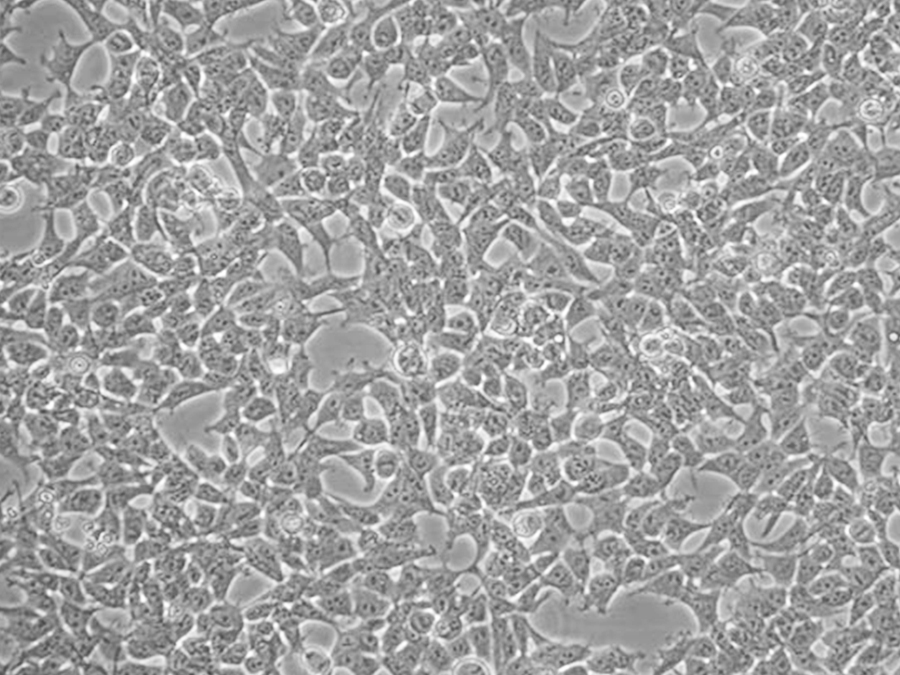
#> input picture samples/cells/cells.jpg, 900 x 675 px
$ python universal_stain_normalize.py --input ../../samples/cells --output out
#> lines starting #> are read from the running program, lines starting #| are printed output that depends on the picture; after the words box and inside, x2 and y2 are one past the last pixel; in counts of white or black regions, pixels touching at a corner belong together; long printed decimals are rounded
#!/usr/bin/env python3
# -*- coding: utf-8 -*-

"""
Universal stain / fluorescence normalization for H&E / IHC / Masson / IF.

Core idea:
1) Robust foreground/background masking
2) Optional illumination correction
3) Lab-space robust location/scale matching for brightfield images
4) Percentile-based intensity normalization for IF images
5) Batch processing with a reference image or reference folder

Dependencies:
    pip install numpy scipy scikit-image imageio

Examples:
    python universal_stain_normalize.py \
        --input ./input_images \
        --output ./normalized \
        --mode auto \
        --reference ./reference.png

    python universal_stain_normalize.py \
        --input ./input_images \
        --output ./normalized \
        --mode brightfield \
        --reference-dir ./reference_batch

    python universal_stain_normalize.py \
        --input ./if_images \
        --output ./normalized_if \
        --mode fluorescence \
        --reference-dir ./if_reference_batch
"""

import argparse
from pathlib import Path
import warnings

import numpy as np
from scipy.ndimage import gaussian_filter
from skimage import color, exposure, io, img_as_float, img_as_ubyte
from skimage.filters import threshold_otsu


SUPPORTED_EXTS = {".png", ".jpg", ".jpeg", ".tif", ".tiff", ".bmp"}


def read_image(path):
    img = io.imread(str(path))

    # Normalize common shapes to H x W x C
    if img.ndim == 2:
        img = np.stack([img, img, img], axis=-1)
    elif img.ndim == 3 and img.shape[0] in (3, 4) and img.shape[-1] not in (3, 4):
        # Some TIFFs are C x H x W
        img = np.moveaxis(img, 0, -1)

    if img.ndim != 3:
        raise ValueError(f"Unsupported image shape: {img.shape}")

    if img.shape[-1] > 4:
        # Multi-channel IF is allowed; keep channels as-is.
        pass
    elif img.shape[-1] == 4:
        # Drop alpha for RGB processing.
        img = img[..., :3]

    return img_as_float(img)


# [9 lines left out: function robust_percentiles, not called in this run]


def detect_mode(img):
    """
    Heuristic:
    - IF usually has a dark background and bright sparse structures.
    - Brightfield H&E/IHC/Masson usually has a bright/white background.
    """
    rgb = img[..., :3] if img.shape[-1] >= 3 else img
    gray = color.rgb2gray(rgb[..., :3])
    mean_g = float(np.mean(gray))
    median_g = float(np.median(gray))
    bright_fraction = float(np.mean(gray > 0.8))
    dark_fraction = float(np.mean(gray < 0.2))

    if median_g < 0.35 and dark_fraction > bright_fraction:
        return "fluorescence"
    return "brightfield"


def brightfield_foreground_mask(rgb):
    """
    Tissue/positive-content mask that excludes most white background.

    Combines:
    - optical-density-like darkness
    - saturation
    - adaptive Otsu fallback
    """
    rgb = np.clip(rgb[..., :3], 1e-6, 1.0)
    hsv = color.rgb2hsv(rgb)
    gray = color.rgb2gray(rgb)

    sat = hsv[..., 1]
    darkness = 1.0 - gray

    # Conservative initial mask
    mask = (gray < 0.92) | (sat > 0.08)

    # Refine using Otsu on darkness if possible
    finite = darkness[np.isfinite(darkness)]
    if finite.size > 100:
        try:
            t = threshold_otsu(finite)
            otsu_mask = darkness > max(t * 0.65, 0.03)
            mask = mask & (otsu_mask | (sat > 0.10))
        except Exception:
            pass

    # If mask is too small, relax it
    frac = np.mean(mask)
    if frac < 0.01:
        mask = gray < 0.97

    return mask


# [22 lines left out: function fluorescence_foreground_mask, not called in this run]


def estimate_illumination(rgb, sigma_fraction=0.03):
    """
    Smooth illumination field estimated per channel.
    Useful for uneven scanner/light-source illumination.
    """
    h, w = rgb.shape[:2]
    sigma = max(8.0, sigma_fraction * max(h, w))
    field = np.empty_like(rgb, dtype=np.float64)
    for c in range(rgb.shape[-1]):
        field[..., c] = gaussian_filter(rgb[..., c], sigma=sigma)
    return np.clip(field, 1e-3, None)


def flatfield_correct_brightfield(rgb, strength=0.5):
    """
    Mild multiplicative illumination correction.
    strength=0 disables; strength=1 applies full correction.
    """
    if strength <= 0:
        return np.clip(rgb, 0, 1)

    field = estimate_illumination(rgb)
    target = np.median(field.reshape(-1, field.shape[-1]), axis=0)
    corrected = rgb * (target[None, None, :] / field)
    corrected = (1 - strength) * rgb + strength * corrected
    return np.clip(corrected, 0, 1)


def robust_lab_stats(rgb, mask):
    lab = color.rgb2lab(np.clip(rgb[..., :3], 0, 1))
    vals = lab[mask]
    if vals.shape[0] < 100:
        vals = lab.reshape(-1, 3)

    med = np.median(vals, axis=0)
    q25 = np.percentile(vals, 25, axis=0)
    q75 = np.percentile(vals, 75, axis=0)

    # Robust sigma estimate from IQR
    scale = (q75 - q25) / 1.349
    scale = np.maximum(scale, np.array([2.0, 1.0, 1.0]))
    return med, scale


def normalize_brightfield(
    rgb,
    ref_med,
    ref_scale,
    illumination_strength=0.35,
    chroma_strength=0.85,
    lightness_strength=0.75,
    preserve_background=True,
):
    """
    Robust Reinhard-like normalization in Lab space.

    L channel is intentionally adjusted less aggressively than a/b channels,
    reducing the risk of erasing true morphology or stain-density differences.
    """
    rgb = flatfield_correct_brightfield(
        np.clip(rgb[..., :3], 0, 1),
        strength=illumination_strength,
    )
    mask = brightfield_foreground_mask(rgb)

    src_med, src_scale = robust_lab_stats(rgb, mask)
    lab = color.rgb2lab(rgb)

    target = (lab - src_med) / src_scale * ref_scale + ref_med

    out_lab = lab.copy()
    out_lab[..., 0] = (
        (1 - lightness_strength) * lab[..., 0]
        + lightness_strength * target[..., 0]
    )
    out_lab[..., 1:] = (
        (1 - chroma_strength) * lab[..., 1:]
        + chroma_strength * target[..., 1:]
    )

    out = np.clip(color.lab2rgb(out_lab), 0, 1)

    if preserve_background:
        # Blend normalization only in foreground, with a soft colorfulness-based weight.
        hsv = color.rgb2hsv(rgb)
        gray = color.rgb2gray(rgb)
        weight = np.maximum(
            np.clip((0.96 - gray) / 0.20, 0, 1),
            np.clip(hsv[..., 1] / 0.18, 0, 1),
        )
        weight = gaussian_filter(weight.astype(np.float64), sigma=1.0)
        weight = np.clip(weight, 0, 1)[..., None]
        out = weight * out + (1 - weight) * rgb

    return np.clip(out, 0, 1)


# [72 lines left out: functions fluorescence_channel_stats, normalize_fluorescence, not called in this run]


def collect_images(folder):
    folder = Path(folder)
    return sorted(
        p for p in folder.rglob("*")
        if p.is_file() and p.suffix.lower() in SUPPORTED_EXTS
    )


def compute_brightfield_reference_stats(paths, illumination_strength=0.35):
    meds = []
    scales = []

    for p in paths:
        img = read_image(p)
        if img.shape[-1] < 3:
            continue
        rgb = img[..., :3]
        rgb = flatfield_correct_brightfield(rgb, strength=illumination_strength)
        mask = brightfield_foreground_mask(rgb)
        med, scale = robust_lab_stats(rgb, mask)
        meds.append(med)
        scales.append(scale)

    if not meds:
        raise RuntimeError("No valid brightfield reference images found.")

    return np.median(np.stack(meds), axis=0), np.median(np.stack(scales), axis=0)


# [21 lines left out: function compute_fluorescence_reference_stats, not called in this run]


def save_image(path, arr):
    path.parent.mkdir(parents=True, exist_ok=True)

    # Save normalized output as 8-bit for broad compatibility.
    # For quantitative IF workflows, use --save-float-tiff to preserve float data.
    io.imsave(str(path), img_as_ubyte(np.clip(arr, 0, 1)), check_contrast=False)


def save_float_tiff(path, arr):
    path.parent.mkdir(parents=True, exist_ok=True)
    io.imsave(str(path), np.asarray(arr, dtype=np.float32), check_contrast=False)


def main():
    parser = argparse.ArgumentParser(
        description="Universal normalization for H&E, IHC, Masson and IF images."
    )
    parser.add_argument("--input", required=True, help="Input image folder")
    parser.add_argument("--output", required=True, help="Output folder")
    parser.add_argument(
        "--mode",
        choices=["auto", "brightfield", "fluorescence"],
        default="auto",
        help="Image mode. H&E/IHC/Masson -> brightfield; IF -> fluorescence.",
    )
    parser.add_argument("--reference", help="Single reference image")
    parser.add_argument("--reference-dir", help="Folder of reference images")
    parser.add_argument(
        "--illumination-strength",
        type=float,
        default=0.35,
        help="Brightfield illumination correction strength [0..1]. Default 0.35",
    )
    parser.add_argument(
        "--chroma-strength",
        type=float,
        default=0.85,
        help="Brightfield a/b color normalization strength [0..1]. Default 0.85",
    )
    parser.add_argument(
        "--lightness-strength",
        type=float,
        default=0.75,
        help="Brightfield L normalization strength [0..1]. Default 0.75",
    )
    parser.add_argument(
        "--if-gamma-strength",
        type=float,
        default=0.35,
        help="IF median/gamma normalization strength [0..1]. Default 0.35",
    )
    parser.add_argument(
        "--save-float-tiff",
        action="store_true",
        help="For IF, additionally save 32-bit float TIFFs.",
    )
    args = parser.parse_args()

    input_dir = Path(args.input)
    output_dir = Path(args.output)
    images = collect_images(input_dir)

    if not images:
        raise RuntimeError(f"No supported images found in {input_dir}")

    if args.reference and args.reference_dir:
        raise ValueError("Use either --reference or --reference-dir, not both.")

    if args.reference:
        ref_paths = [Path(args.reference)]
    elif args.reference_dir:
        ref_paths = collect_images(args.reference_dir)
        if not ref_paths:
            raise RuntimeError("No reference images found.")
    else:
        # Fallback: use all input images to define a batch-wide median target.
        ref_paths = images
        print(
            "[INFO] No explicit reference supplied. "
            "Using the median statistics of the input batch as target."
        )

    # If mode=auto, decide mode based on the reference set's majority.
    mode = args.mode
    if mode == "auto":
        modes = []
        for p in ref_paths[: min(len(ref_paths), 20)]:
            modes.append(detect_mode(read_image(p)))
#> in read_image, img is the input picture: shape (675, 900, 3); min 68, max 255, mean 161.1
#> in detect_mode, `mean_g = float(np.mean(gray))`: mean_g = 0.632
#> in detect_mode, `median_g = float(np.median(gray))`: median_g = 0.616
#> in detect_mode, `bright_fraction = float(np.mean(gray > 0.8))`: bright_fraction = 0.0989
#> in detect_mode, `dark_fraction = float(np.mean(gray < 0.2))`: dark_fraction = 0
        mode = max(set(modes), key=modes.count)
        print(f"[INFO] Auto-detected mode: {mode}")

    if mode == "brightfield":
        ref_med, ref_scale = compute_brightfield_reference_stats(
            ref_paths,
            illumination_strength=args.illumination_strength,
        )
#> after the loop in estimate_illumination, `for c in range(rgb.shape[-1]):`:
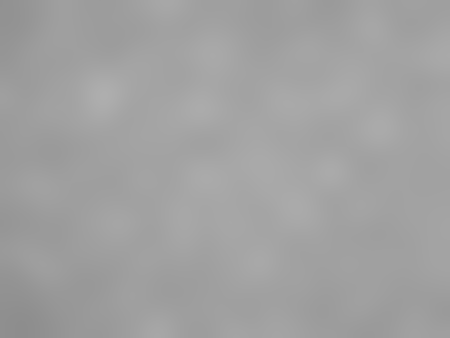
#> field: shape (675, 900, 3) float64 (shown at 1/2 size); min 0.555, max 0.684, mean 0.632
#> in flatfield_correct_brightfield, `target = np.median(field.reshape(-1, field.shape[-1]), axis=0)`: target = [0.634, 0.634, 0.634]
#> in flatfield_correct_brightfield, `corrected = rgb * (target[None, None, :] / field)`:
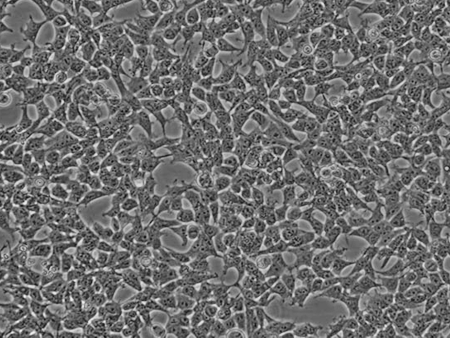
#> corrected: shape (675, 900, 3) float64 (shown at 1/2 size); min 0.281, max 1.09, mean 0.634; drawn with min black and max white
#> in flatfield_correct_brightfield, `corrected = (1 - strength) * rgb + strength * corrected`:
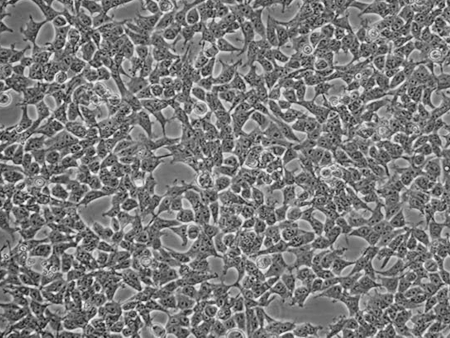
#> corrected: shape (675, 900, 3) float64 (shown at 1/2 size); min 0.272, max 1.02, mean 0.632; drawn with min black and max white
#> in brightfield_foreground_mask, `darkness = 1.0 - gray`:
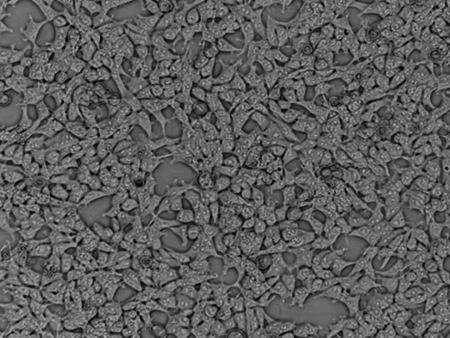
#> darkness: shape (675, 900) float64 (shown at 1/2 size); min 0, max 0.728, mean 0.368
#> in brightfield_foreground_mask, `mask = (gray < 0.92) | (sat > 0.08)`:
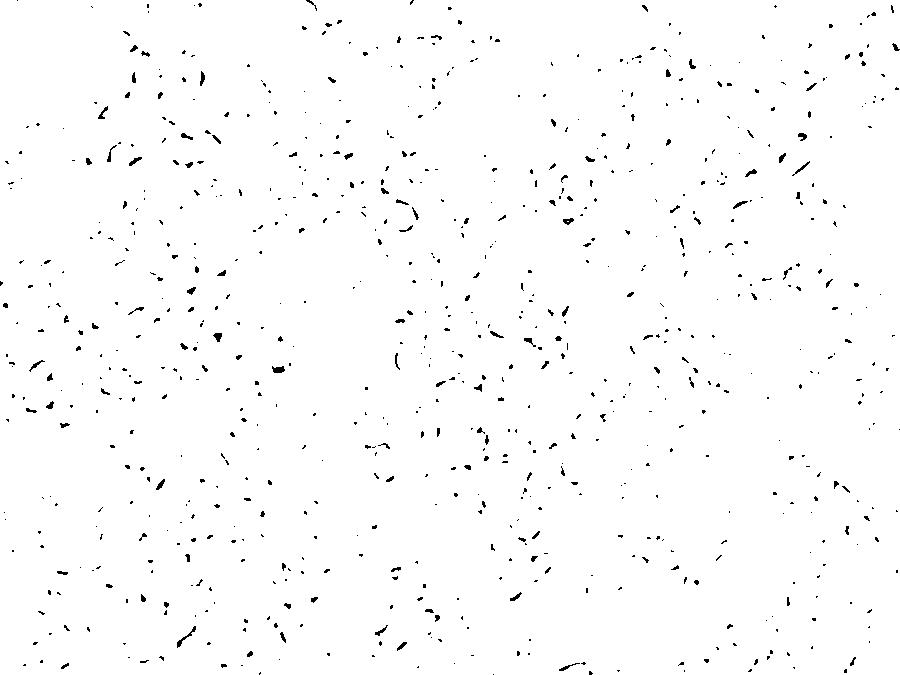
#> mask: shape (675, 900) bool; 98.6% white; black in thin lines or dots
#> in brightfield_foreground_mask, `t = threshold_otsu(finite)`: t = 0.337
#> in brightfield_foreground_mask, `otsu_mask = darkness > max(t * 0.65, 0.03)`:
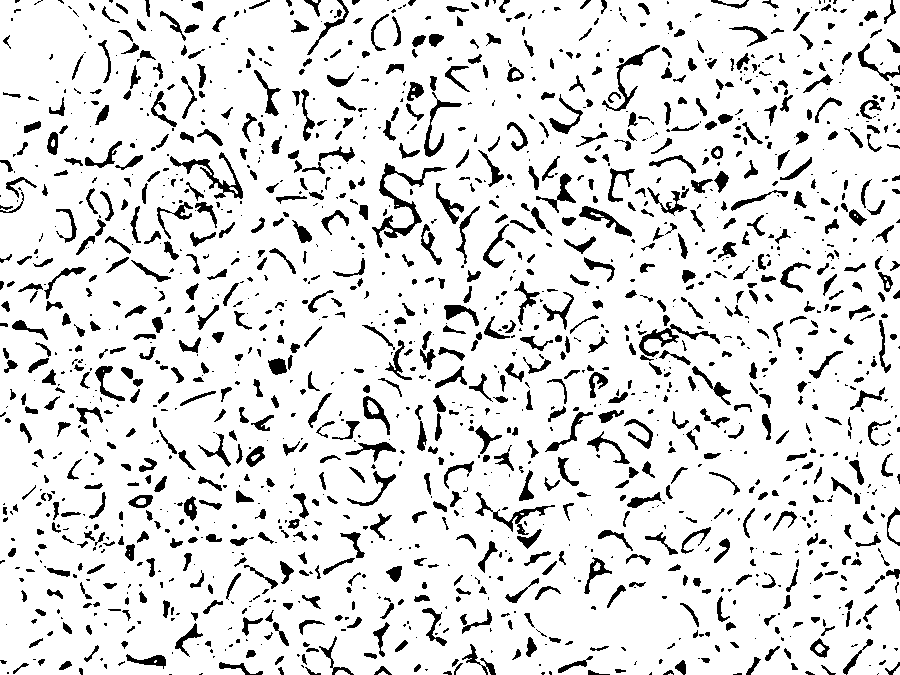
#> otsu_mask: shape (675, 900) bool; 87.8% white; 1634 black regions (778 under 20 px), largest, box (x1, y1, x2, y2) and area: (372, 163, 447, 248) 1103, (170, 152, 243, 199) 715, (639, 324, 720, 357) 583
#> in brightfield_foreground_mask, `frac = np.mean(mask)`: frac = 0.878
#> in robust_lab_stats, `med = np.median(vals, axis=0)`: med = [63.49, -0.00168, 0.00319]
#> in robust_lab_stats, `q25 = np.percentile(vals, 25, axis=0)`: q25 = [57.52, -0.00181, 0.00295]
#> in robust_lab_stats, `q75 = np.percentile(vals, 75, axis=0)`: q75 = [69.46, -0.00156, 0.00343]
#> in robust_lab_stats, `scale = (q75 - q25) / 1.349`: scale = [8.85, 0.000187, 0.000355]
#> in robust_lab_stats, `scale = np.maximum(scale, np.array([2.0, 1.0, 1.0]))`: scale = [8.85, 1, 1]
#> in compute_brightfield_reference_stats, `med, scale = robust_lab_stats(rgb, mask)`: med = [63.49, -0.00168, 0.00319]; scale = [8.85, 1, 1]
#> ref_med = [63.49, -0.00168, 0.00319]; ref_scale = [8.85, 1, 1]
        print("[INFO] Brightfield reference Lab median:", ref_med)
#| [INFO] Brightfield reference Lab median: [ 6.34853621e+01 -1.68216918e-03  3.18861091e-03]
        print("[INFO] Brightfield reference Lab robust scale:", ref_scale)
#| [INFO] Brightfield reference Lab robust scale: [8.854 1.         1.        ]

    else:
        ref_stats = compute_fluorescence_reference_stats(ref_paths)
        print("[INFO] Fluorescence reference stats (p1, p50, p99.5/channel):")
        print(ref_stats)

    for i, p in enumerate(images, start=1):
        rel = p.relative_to(input_dir)
        out_path = output_dir / rel

        try:
            img = read_image(p)

            if mode == "brightfield":
                if img.shape[-1] < 3:
                    raise ValueError("Brightfield normalization requires RGB images.")

                normalized = normalize_brightfield(
                    img[..., :3],
                    ref_med=ref_med,
                    ref_scale=ref_scale,
                    illumination_strength=args.illumination_strength,
                    chroma_strength=args.chroma_strength,
                    lightness_strength=args.lightness_strength,
                )
#> in normalize_brightfield, `src_med, src_scale = robust_lab_stats(rgb, mask)`: src_med = [63.49, -0.00168, 0.00319]; src_scale = [8.85, 1, 1]
#> in normalize_brightfield, `weight = np.maximum( np.clip((0.96 - gray) / 0.20, 0, 1), np.clip(hsv[..`:
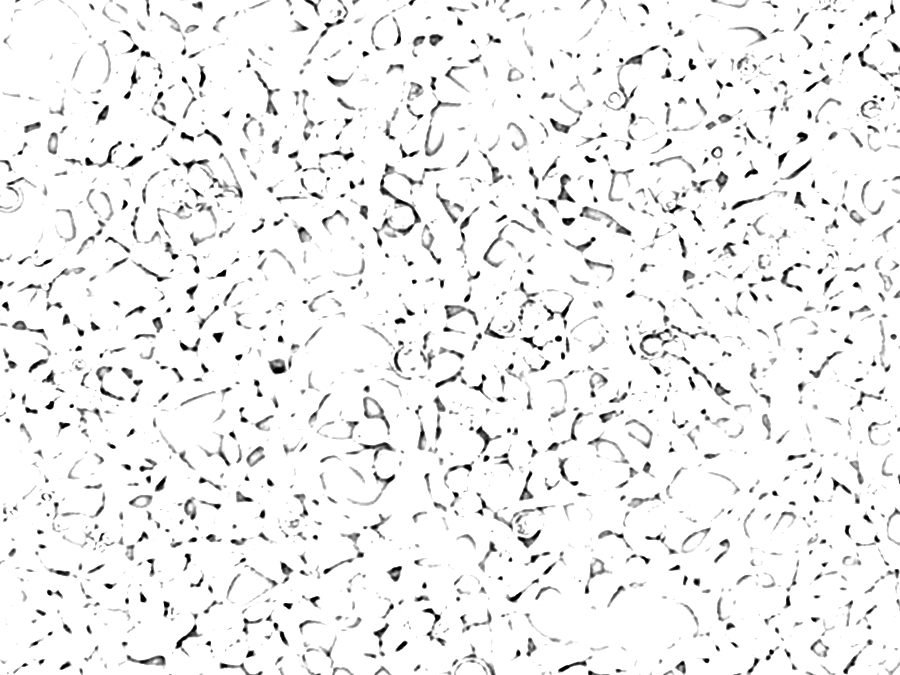
#> weight: shape (675, 900) float64; min 0, max 1, mean 0.944
                save_image(out_path, normalized)

            else:
                normalized = normalize_fluorescence(
                    img,
                    ref_stats=ref_stats,
                    gamma_strength=args.if_gamma_strength,
                )

                save_image(out_path, normalized)

                if args.save_float_tiff:
                    float_path = output_dir / "float_tiff" / rel.with_suffix(".tif")
                    save_float_tiff(float_path, normalized)

            print(f"[{i}/{len(images)}] OK: {p.name}")

        except Exception as exc:
            print(f"[{i}/{len(images)}] FAILED: {p.name} -> {exc}")

    print(f"[DONE] Results saved to: {output_dir}")


if __name__ == "__main__":
    main()
